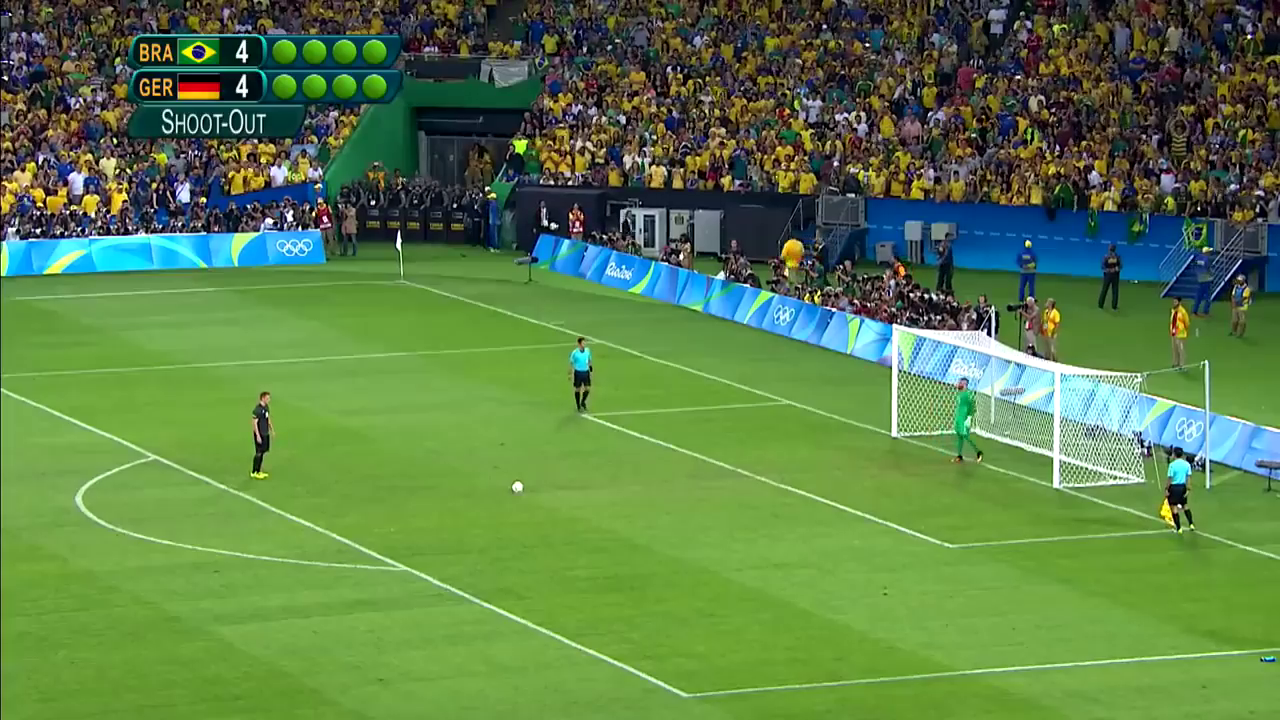
#> input picture frame 24 of Case_4/rio2016.mp4, 1280 x 720 px
$ python KTL_tracking_Retangle.py
#> lines starting #> are read from the running program, lines starting #| are printed output that depends on the picture
# import numpy as np
import cv2 as cv
import numpy as np


cap = cv.VideoCapture('Case_4/rio2016.mp4')
if not cap.isOpened():
    print("Cannot open camera")
    exit()
# Create some random colors
color = np.random.randint(0,255,(100,3))
# params for ShiTomasi corner detection
feature_params = dict( maxCorners = 100,
                       qualityLevel = 0.3,
                       minDistance = 7,
                       blockSize = 7 )
# Parameters for lucas kanade optical flow
lk_params = dict( winSize  = (15,15),
                  maxLevel = 2,
                  criteria = (cv.TERM_CRITERIA_EPS | cv.TERM_CRITERIA_COUNT, 10, 0.03))

# Load 1st frame
ret, old_frame = cap.read()
#> old_frame is the input picture: shape (720, 1280, 3); mean B, G, R 72.8, 127.3, 91
old_gray = cv.cvtColor(old_frame, cv.COLOR_BGR2GRAY)
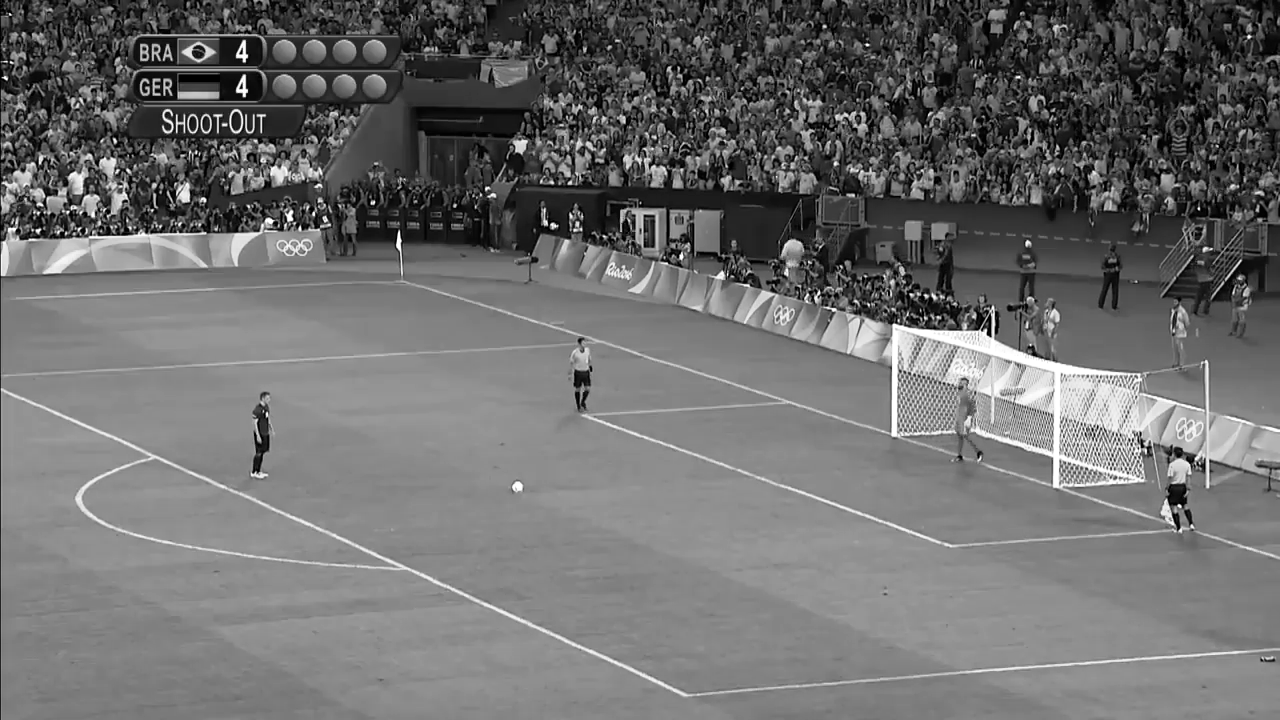
#> old_gray: shape (720, 1280); min 0, max 255, mean 110.3
# detect object location
#> (the run stopped early here; a loop or call above may not have finished)

$ run again, starting later in the video
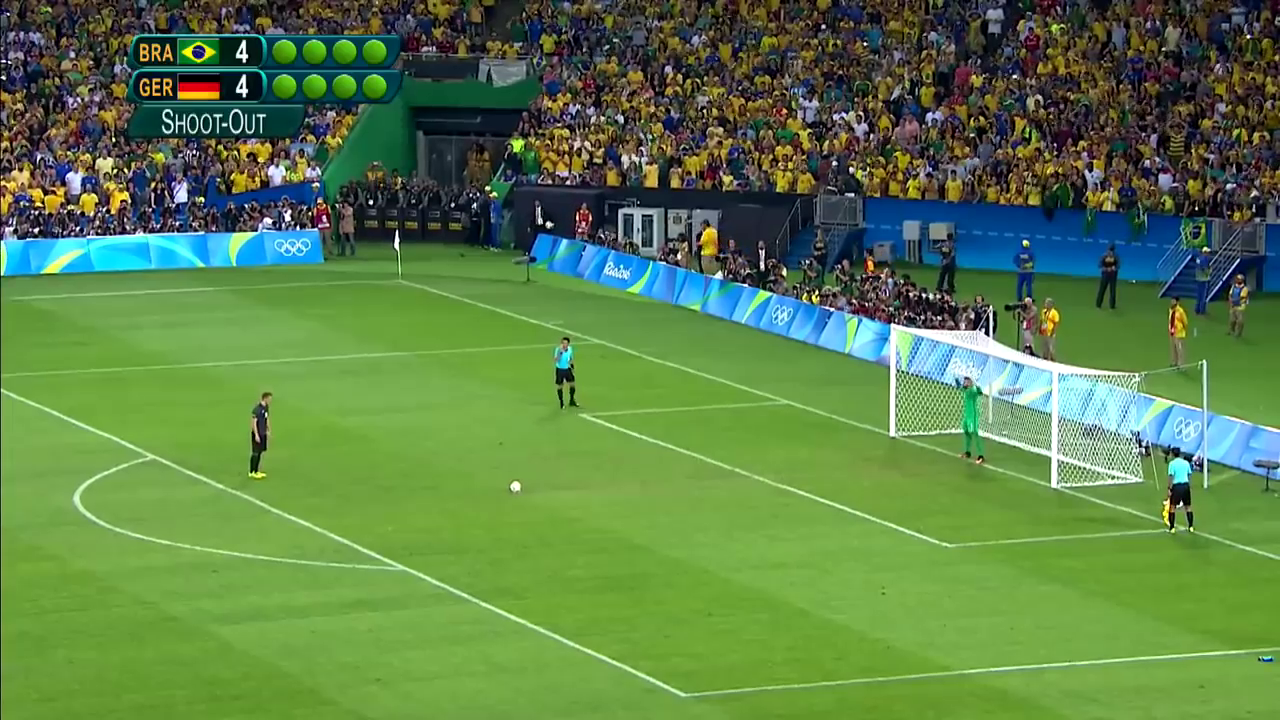
#> input picture frame 108 of Case_4/rio2016.mp4, 1280 x 720 px
#> old_frame is the input picture: shape (720, 1280, 3); mean B, G, R 73.2, 127.6, 91.3
#> `old_gray = cv.cvtColor(old_frame, cv.COLOR_BGR2GRAY)`:
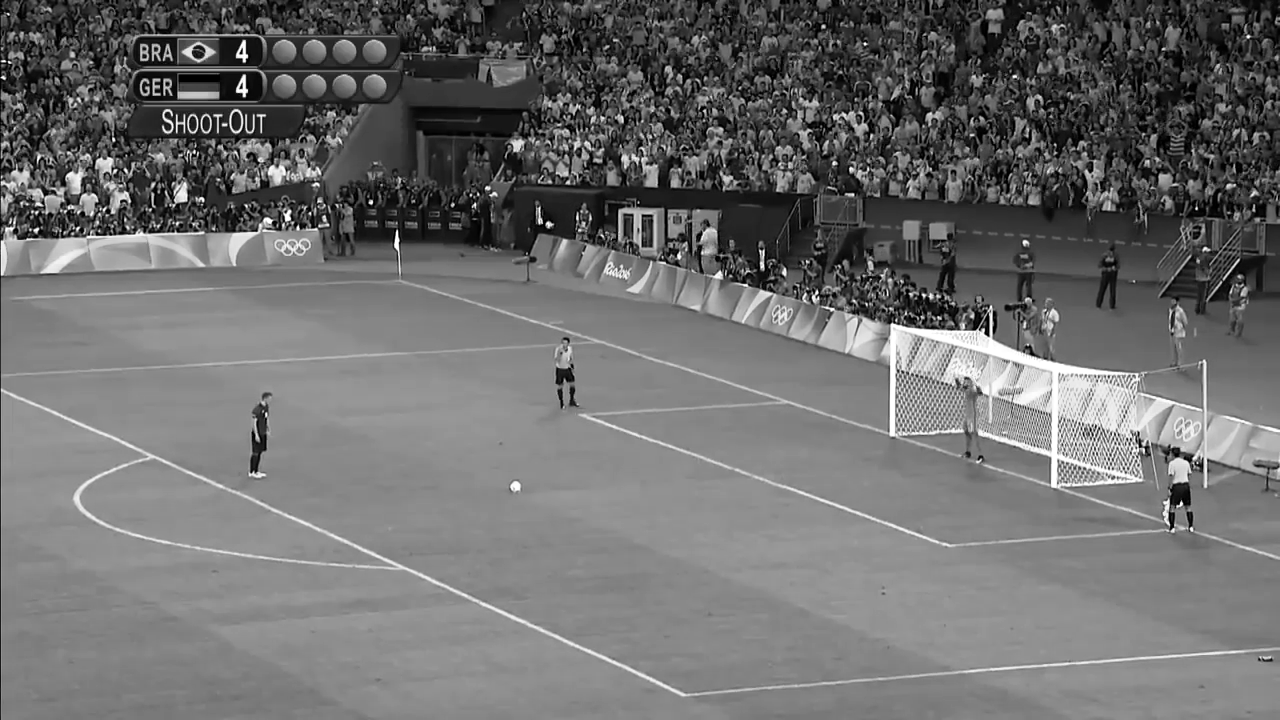
#> old_gray: shape (720, 1280); min 0, max 255, mean 110.5

$ run again, starting later in the video
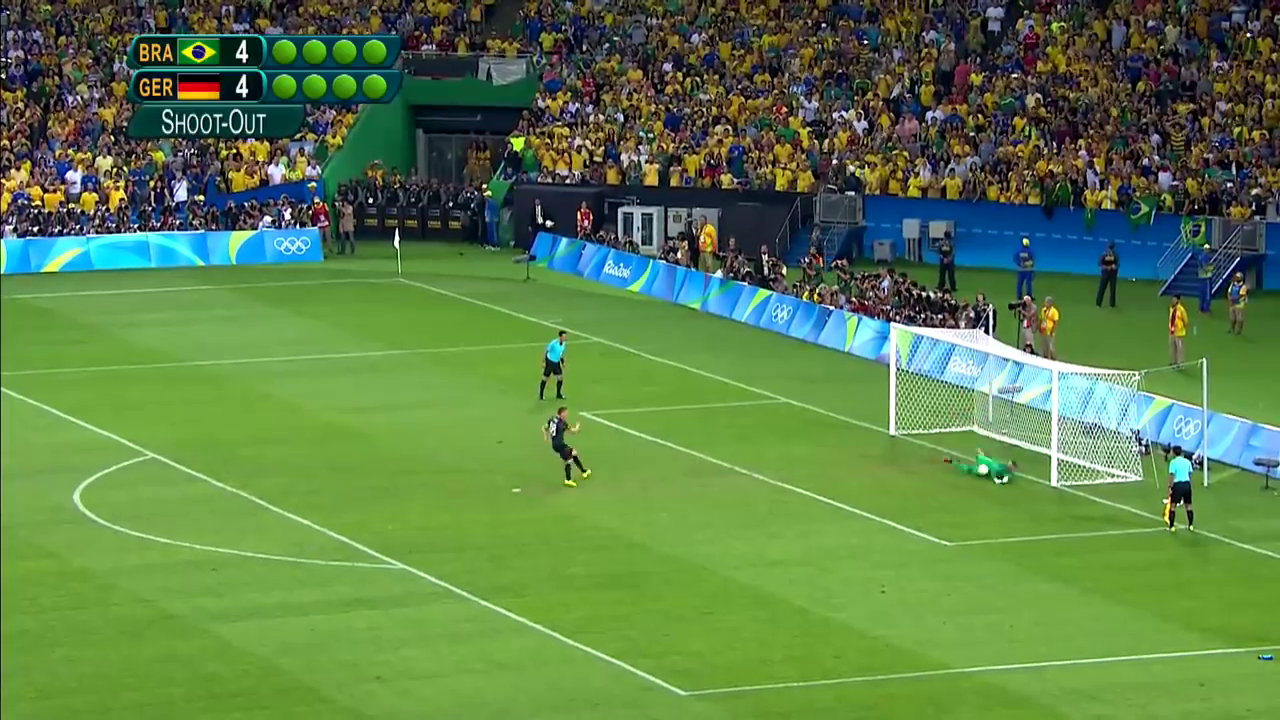
#> input picture frame 192 of Case_4/rio2016.mp4, 1280 x 720 px
#> old_frame is the input picture: shape (720, 1280, 3); mean B, G, R 73.3, 127.7, 91.5
#> `old_gray = cv.cvtColor(old_frame, cv.COLOR_BGR2GRAY)`:
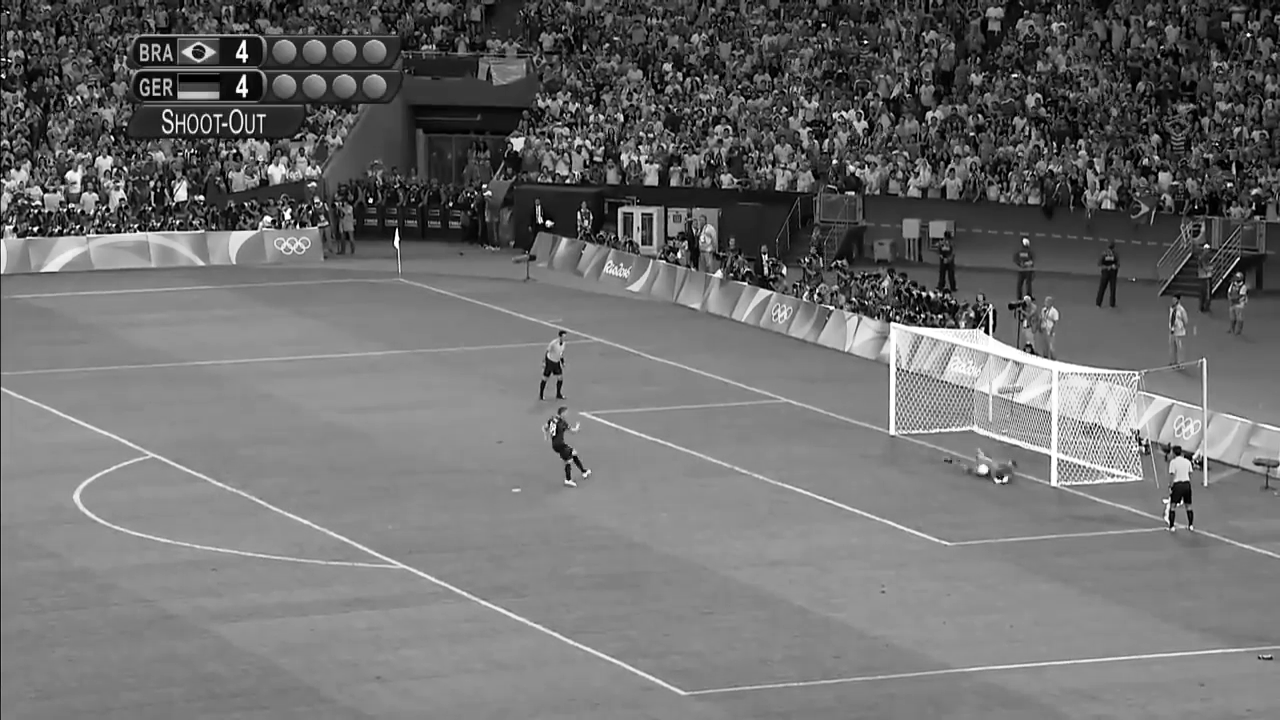
#> old_gray: shape (720, 1280); min 0, max 255, mean 110.7
